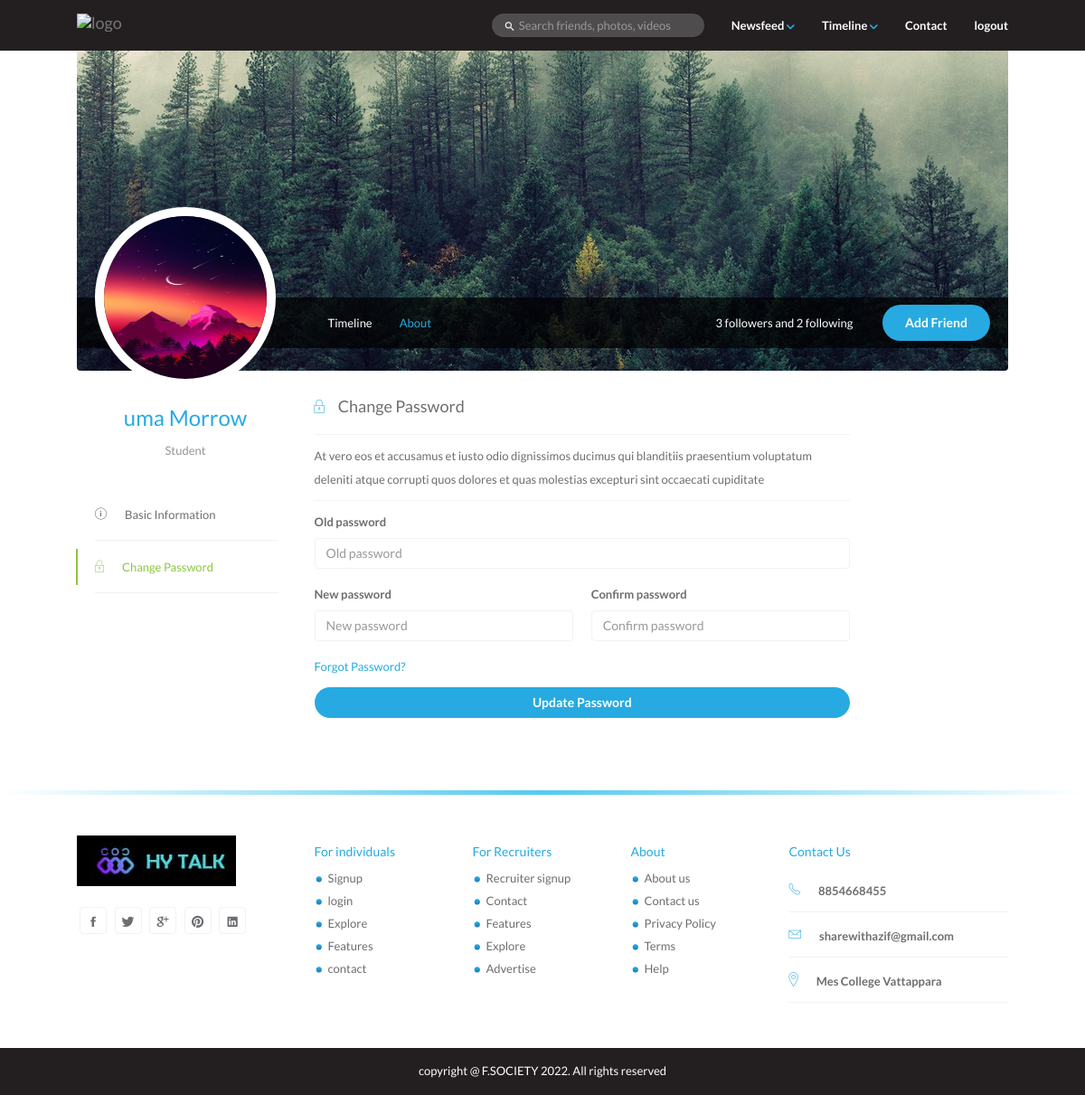
Screenshot of /student/edit-profile-password.php (signed in) with the database file from the repository.
### tables this page shows
CREATE TABLE `student` (
  `id` int(11) NOT NULL,
  `Name` varchar(50) NOT NULL,
  `semester` varchar(20) NOT NULL,
  `register_no` varchar(20) DEFAULT NULL,
  `Dob` date NOT NULL,
  `Gender` varchar(10) NOT NULL,
  `Email` varchar(100) NOT NULL,
  `Student_pic` varchar(255) DEFAULT 'images/users/default.png',
  `Stream` varchar(50) NOT NULL,
  `Mobile_no` varchar(20) NOT NULL,
  `Username` varchar(50) NOT NULL,
  `Password` varchar(255) NOT NULL
);

### student/static/header.php (called while the page is built, shortened)
<?php
include('../php/db/db.php');
$student_id = $_SESSION['student_id'];
$studentList = mysqli_query($conn, "select * from student where id='$student_id'");
$studentArray = $studentList->fetch_assoc();
$student_name = $studentArray['Name'];
$student_pic = $studentArray['Student_pic'];
$userFollowersQuery = mysqli_query($conn, "select * from friends where user_id='$student_id'");
$userFollowCount = $userFollowersQuery->num_rows;
$userFollowingQuery = mysqli_query($conn , "select * from friends where  friend_id='$student_id'");
$userFollowingCount = $userFollowingQuery->num_rows;
?>

### student/edit-profile-password.php (the view, shortened to what this page needs)
<?php
include('static/header.php');
      ?>
<!DOCTYPE html>
<html lang="en">
<head>
		<link rel="stylesheet" href="../css/bootstrap.min.css" />
		<link rel="stylesheet" href="../css/style.css" />
		<link rel="stylesheet" href="../css/ionicons.min.css" />
    <link rel="stylesheet" href="../css/font-awesome.min.css" />
	</head>
  <body>
		<header id="header">
      <nav class="navbar navbar-default navbar-fixed-top menu">
        <div class="container">
          <div class="navbar-header">
            <a class="navbar-brand" href="index-registeradmin.php"><img src="images/logo.png" alt="logo" /></a>
          </div>
          <div class="collapse navbar-collapse" id="bs-example-navbar-collapse-1">
            <ul class="nav navbar-nav navbar-right main-menu">
              <li class="dropdown">
                <a href="#" class="dropdown-toggle" data-toggle="dropdown" role="button" aria-haspopup="true" aria-expanded="false">Newsfeed <span><img src="images/down-arrow.png" alt="" /></span></a>
              </li>
              <li class="dropdown">
                <a href="#" class="dropdown-toggle" data-toggle="dropdown" role="button" aria-haspopup="true" aria-expanded="false">Timeline <span><img src="images/down-arrow.png" alt="" /></span></a>
              </li>
              <li class="dropdown"><a href="contact.php">Contact</a></li>
              <li class="dropdown"><a href="php/logout.php">logout</a></li>
            </ul>
            <form class="navbar-form navbar-right hidden-sm">
              <div class="form-group">
                <i class="icon ion-android-search"></i>
                <input type="text" class="form-control" placeholder="Search friends, photos, videos">
              </div>
            </form>
          </div>
        </div>
      </nav>
    </header>
    <div class="container">
      <div class="timeline">
        <div class="timeline-cover">
          <div class="timeline-nav-bar hidden-sm hidden-xs">
            <div class="row">
              <div class="col-md-3">
                <div class="profile-info">
                  <img src="../<?php echo $student_pic; ?>" alt="" class="img-responsive profile-photo" />
                  <h3><?php echo $student_name; ?></h3>
                  <p class="text-muted">Student</p>
                </div>
              </div>
              <div class="col-md-9">
                <ul class="list-inline profile-menu">
                  <li><a href="timeline.php">Timeline</a></li>
                  <li><a href="edit-profile-basic.php" class="active">About</a></li>
                </ul>
                <ul class="follow-me list-inline">
                  <li><?php echo $userFollowCount; ?> followers and <?php echo $userFollowingCount; ?> following</li>
                  <li><button class="btn-primary">Add Friend</button></li>
                </ul>
              </div>
            </div>
          </div>
        </div>
        <div id="page-contents">
          <div class="row">
            <div class="col-md-3">
              <ul class="edit-menu">
              	<li><i class="icon ion-ios-information-outline"></i><a href="edit-profile-basic.php">Basic Information</a></li>
              	<li class="active"><i class="icon ion-ios-locked-outline"></i><a href="edit-profile-password.php">Change Password</a></li>
              </ul>
            </div>
            <div class="col-md-7">
              <div class="edit-profile-container">
                <div class="block-title">
                  <h4 class="grey"><i class="icon ion-ios-locked-outline"></i>Change Password</h4>
                  <div class="line"></div>
                  <p>At vero eos et accusamus et iusto odio dignissimos ducimus qui blanditiis praesentium voluptatum deleniti atque corrupti quos dolores et quas molestias excepturi sint occaecati cupiditate</p>
                  <div class="line"></div>
                </div>
                <div class="edit-block">
                  <form name="update-pass" id="education" class="form-inline" action="" method="post">
                    <div class="row">
                      <div class="form-group col-xs-12">
                        <label for="my-password">Old password</label>
                        <input id="my-password" class="form-control input-group-lg" type="password" name="old-password" title="Enter password" placeholder="Old password" required/>
                      </div>
                    </div>
                    <div class="row">
                      <div class="form-group col-xs-6">
                        <label>New password</label>
                        <input class="form-control input-group-lg" type="password" name="new-password" title="Enter password" placeholder="New password" required/>
                      </div>
                      <div class="form-group col-xs-6">
                        <label>Confirm password</label>
                        <input class="form-control input-group-lg" type="password" name="confirm-password" title="Enter password" placeholder="Confirm password" required/>
                      </div>
                    </div>
                    <p><a href="">Forgot Password?</a></p>
                    <button class="btn btn-primary" type="submit" name='update-password'>Update Password</button>
                  </form>
                </div>
              </div>
            </div>
            <div class="col-md-2 static">
              </div>
            </div>
          </div>
        </div>
      </div>
    <footer id="footer">
      <div class="container">
      	<div class="row">
          <div class="footer-wrapper">
            <div class="col-md-3 col-sm-3">
              <a href="#"><img src="images/logo.png.jpg" alt="" class="footer-logo" /></a>
              <ul class="list-inline social-icons">
              	<li><a href="#"><i class="icon ion-social-facebook"></i></a></li>
              	<li><a href="#"><i class="icon ion-social-twitter"></i></a></li>
              	<li><a href="#"><i class="icon ion-social-googleplus"></i></a></li>
              	<li><a href="#"><i class="icon ion-social-pinterest"></i></a></li>
              	<li><a href="#"><i class="icon ion-social-linkedin"></i></a></li>
              </ul>
            </div>
            <div class="col-md-2 col-sm-2">
              <h5>For individuals</h5>
              <ul class="footer-links">
                <li><a href="index-registerstudent.php">Signup</a></li>
                <li><a href="index-registeradmin.php">login</a></li>
                <li><a href="#">Explore</a></li>
                <li><a href="#">Features</a></li>
                <li><a href="contact.html">contact</a></li>
              </ul>
            </div>
            <div class="col-md-2 col-sm-2">
              <h5>For Recruiters</h5>
              <ul class="footer-links">
                <li><a href="index-registerrecruiter.php">Recruiter signup</a></li>
                <li><a href="contact.html"></a>Contact</li>
                <li><a href="#">Features</a></li>
                <li><a href="#">Explore</a></li>
                <li><a href="#">Advertise</a></li>
              </ul>
            </div>
            <div class="col-md-2 col-sm-2">
              <h5>About</h5>
              <ul class="footer-links">
                <li><a href="contact.html">About us</a></li>
                <li><a href="contact.html">Contact us</a></li>
                <li><a href="#">Privacy Policy</a></li>
                <li><a href="#">Terms</a></li>
                <li><a href="faq.html">Help</a></li>
              </ul>
            </div>
            <div class="col-md-3 col-sm-3">
              <h5>Contact Us</h5>
              <ul class="contact">
                <li><i class="icon ion-ios-telephone-outline"></i>8854668455</li>
                <li><i class="icon ion-ios-email-outline"></i>sharewithazif@gmail.com</li>
                <li><i class="icon ion-ios-location-outline"></i>Mes College Vattappara</li>
              </ul>
            </div>
          </div>
      	</div>
      </div>
      <div class="copyright">
        <p>copyright @ F.SOCIETY 2022. All rights reserved</p>
      </div>
		</footer>
  </body>
</html>

### rows the page displays
student: Student_pic (picture), Name "uma Morrow"

### other values shown
$userFollowCount "3"
$userFollowingCount "2"
